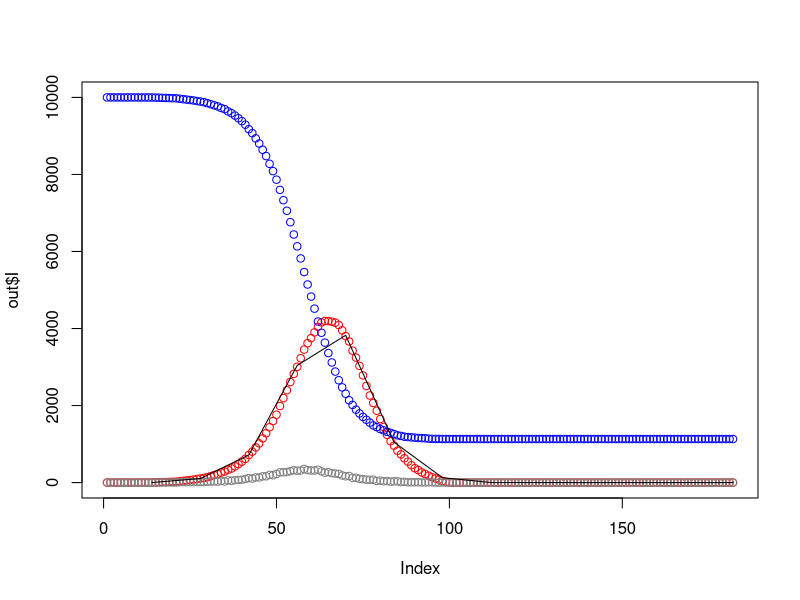
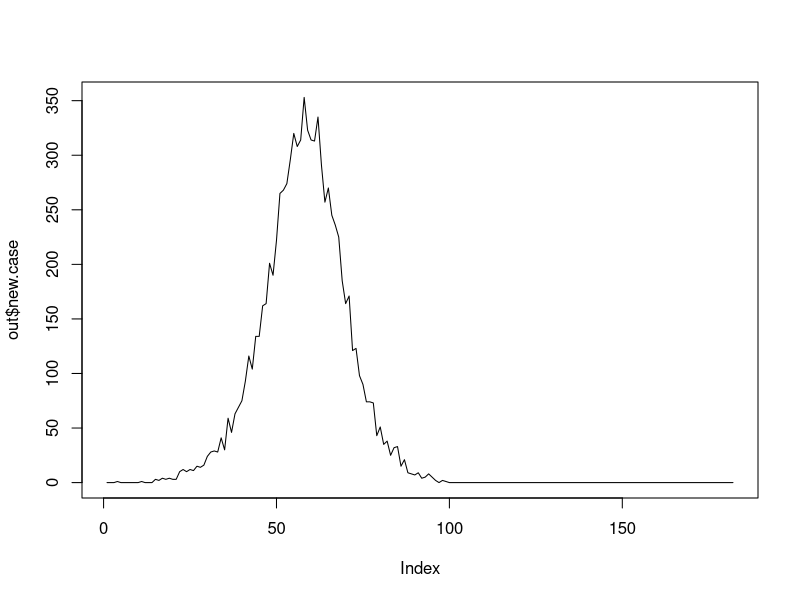

Source code (R) for these figures, in order:
#############################################################################################
# Here is a short script for a stochastic SIR model 
# this genrates cases per day and then aggregates into a series of observation intervals; here 13 biweeks, or half a year
# 

gilstep<-function(S.t,I.t,I.p,beta,births){
  # S.t = current susceptibles
  # I = current infecteds
  # I.p = infecteds one infectious period previous (note, this is analogous to your fixed infectious period)
  # beta = transmission rate
  # births = births per time step
  
  ifelse(I.t>0,nSI<-rpois(1,beta*S.t*I.t),nSI<-0) # number of new cases in time step t
  nIR<-rpois(1,I.p)                               # number of cases recovering in time step t
  I.new<-max(0,I.t+nSI-nIR)                       # update I
  S.new<-max(0,S.t-nSI+births)                    # update S
  return(list(S=S.new,I=I.new,new.case=nSI))      # store S, I, and new cases
}


gilrun<-function(T,S.init,I.init,beta,inf.per,births=0){
  # T = the total time of the simulation
  # S.init = the initial susceptible population
  # I.init = the initial infectious population
  # beta = the transmission rate
  # inf.per = the infectious period
  # births = the births per time step
  # 
  
  S<-S.init
  I<-I.init
  new.case<-0
  for(i in 2:T){
    #browser()
    ifelse(i>(inf.per+1),I.p<-new.case[i-inf.per],I.p<-0) # If time is earlier than the first infectious period, nobody can recover
    out<-gilstep(S[i-1],I[i-1],I.p,beta,births)           # generate new infectious and recoveries 
    I<-c(I,out$I)                                         # Append new I
    new.case<-c(new.case,out$new.case)                    # Append new cases
    S<-c(S,out$S)                                         # Append new S
  }
  return(list(I=I,S=S,new.case=new.case))
}
n.obs.int<-13               # how many observation periods; here 13 2-week periods
T<-14*n.obs.int             # total time is 2-weeks times the number of observation periods
p.obs<-1                   # probabilty of observing a case

out<-gilrun(T,S.init = 1e4,I.init = 1,beta = 2.5e-4/14, inf.per = 14,births = 0)
plot(out$I,col="red",ylim=c(0,1e4))   # plot total infections
points(out$S,col="blue")              # plot total susceptibles
points(out$new.case,col=grey(.5))     # plot new cases per day

obs.int<-rep(1:n.obs.int,each=14)     # break up in to observation periods

cases.int<-sapply(split(out$new.case,obs.int),sum)  # count cases per observation period
lines(seq(14,T,by=14),cases.int)                    # add lines for new cases per observation period

cases.obs<-rbinom(length(cases.int),cases.int,p.obs) #count reported cases per observation period

plot(out$new.case,type="l") # just plot new cases per day